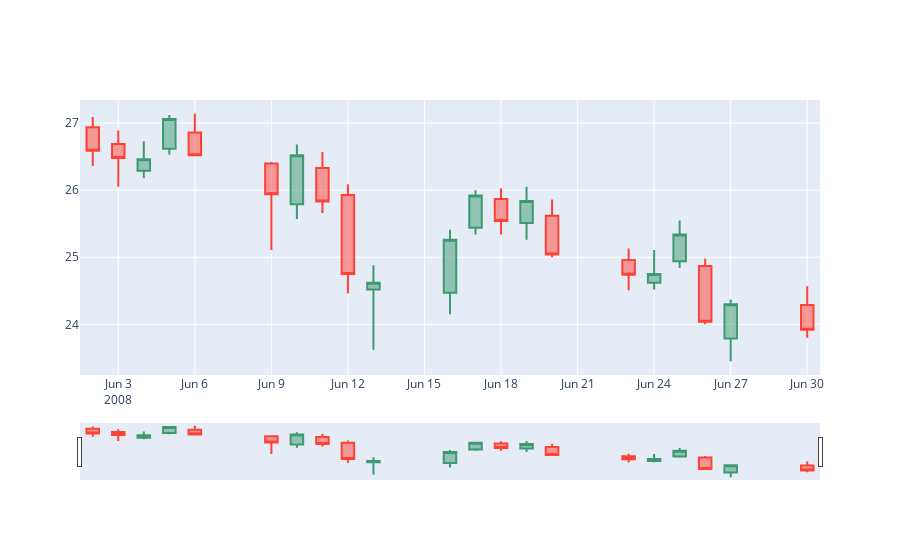

Notebook code cell kept with this figure:
### Code cell
trace = go.Candlestick(x=df_mes.index,
                       open=df_mes['Open'],
                       high=df_mes['High'],
                       low=df_mes['Low'],
                       close=df_mes['Close'])
data = [trace]
iplot(data)
